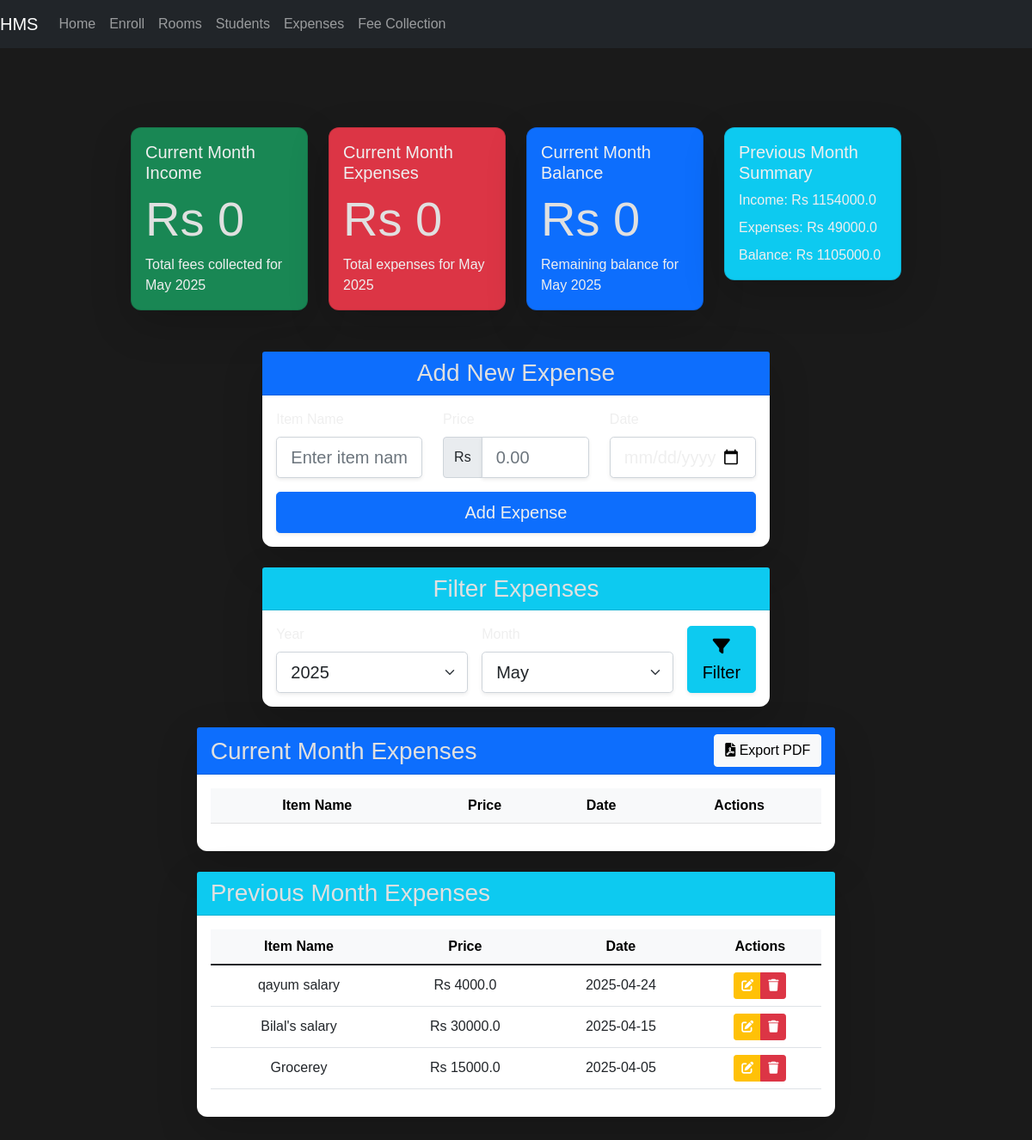
The page /expenses (signed in) on the database as committed earlier.
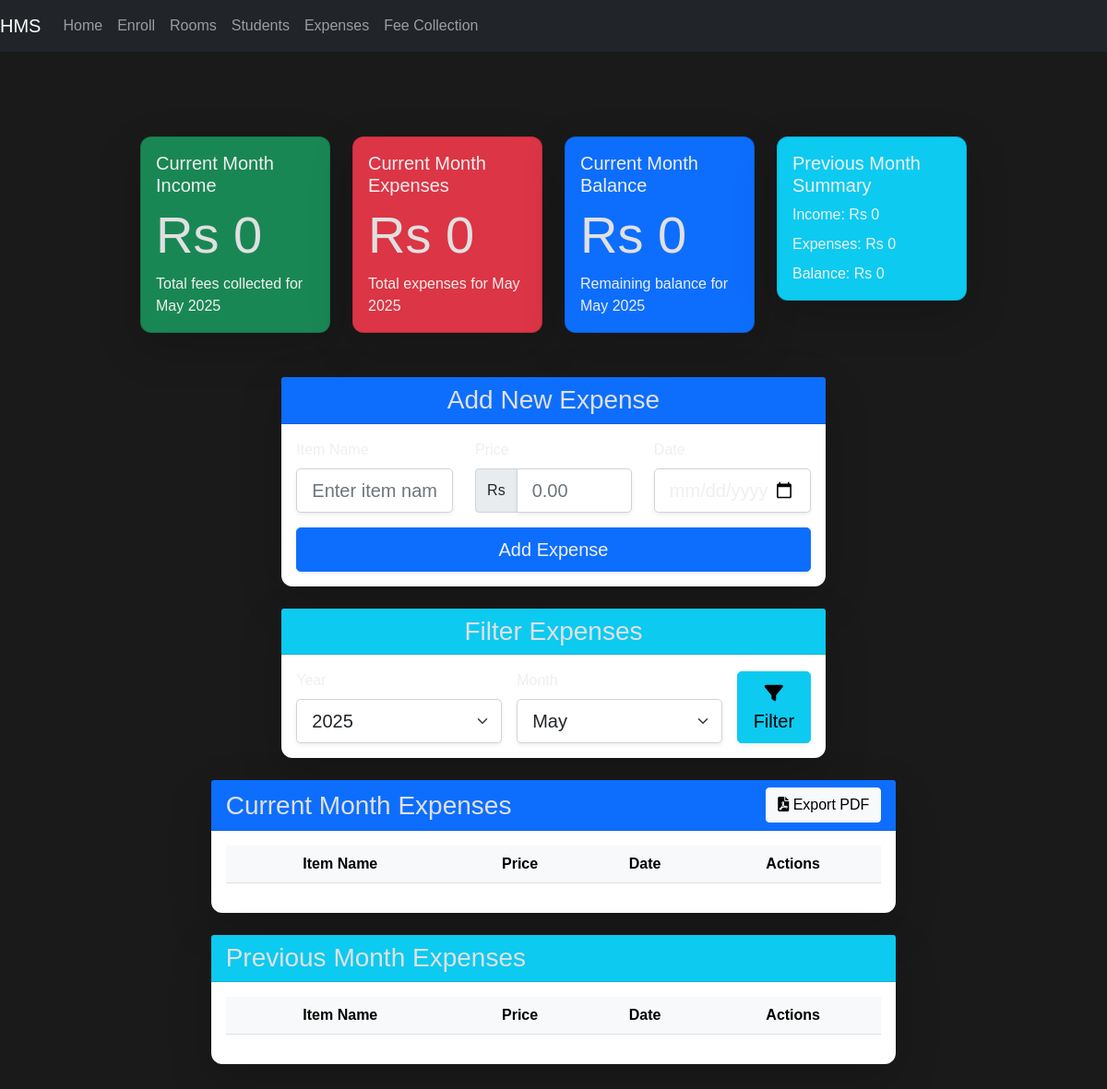
The same page on the database as committed later.
### models.py (models this page shows, shortened)
class Expense(db.Model):
    id = db.Column(db.Integer, primary_key=True)
    item_name = db.Column(db.String(100), nullable=False)
    price = db.Column(db.Float, nullable=False)
    date = db.Column(db.DateTime, nullable=False, default=datetime.utcnow)  # DateTime for precise date
    user_id = db.Column(db.Integer, db.ForeignKey('admin.id'), nullable=False)  # Foreign key to Admin
    user = relationship('Admin', backref='expenses')  # Relationship with Admin model

### app.py (the view, shortened to what this page needs)
@app.route('/expenses', methods=['GET', 'POST'])
@login_required
def expenses():
    form = ExpenseForm()
    month = request.args.get('month', datetime.now().month, type=int)
    year = request.args.get('year', datetime.now().year, type=int)
    prev_month = month - 1 if month > 1 else 12
    prev_year = year if month > 1 else year - 1
    expenses_current = Expense.query.filter(
        extract('year', Expense.date) == year,
        extract('month', Expense.date) == month
    ).order_by(Expense.date.desc()).all()
    expenses_previous = Expense.query.filter(
        extract('year', Expense.date) == prev_year,
        extract('month', Expense.date) == prev_month
    ).order_by(Expense.date.desc()).all()
    total_expenses_current = sum(expense.price for expense in expenses_current)
    total_expenses_previous = sum(expense.price for expense in expenses_previous)
    fee_records_current = FeeRecord.query.filter(
        extract('year', FeeRecord.date_paid) == year,
        extract('month', FeeRecord.date_paid) == month
    ).all()
    total_income_current = sum(record.amount for record in fee_records_current)
    fee_records_previous = FeeRecord.query.filter(
        extract('year', FeeRecord.date_paid) == prev_year,
        extract('month', FeeRecord.date_paid) == prev_month
    ).all()
    total_income_previous = sum(record.amount for record in fee_records_previous)
    remaining_balance_current = total_income_current - total_expenses_current
    remaining_balance_previous = total_income_previous - total_expenses_previous
    return render_template('expenses.html',
                         form=form,
                         expenses_current=expenses_current,
                         expenses_previous=expenses_previous,
                         total_expenses_current=total_expenses_current,
                         total_expenses_previous=total_expenses_previous,
                         total_income_current=total_income_current,
                         total_income_previous=total_income_previous,
                         remaining_balance_current=remaining_balance_current,
                         remaining_balance_previous=remaining_balance_previous,
                         current_month=month,
                         current_year=year,
                         prev_month=prev_month,
                         prev_year=prev_year,
                         month_names=month_name)

### forms.py
class ExpenseForm(FlaskForm):
    item_name = StringField('Item Name', validators=[DataRequired()])
    price = FloatField('Price', validators=[DataRequired(), NumberRange(min=0)])
    date = DateField('Date', validators=[DataRequired()])  # DateField added to ExpenseForm
    submit = SubmitField('Add Expense')

### app.py (called while the page is built)
@login_manager.user_loader
def load_user(user_id):
    return Admin.query.get(int(user_id))

### templates/expenses.html (shortened to what this page needs)
{% extends 'base.html' %}
{% block content %}
<div class="container-fluid mt-4">
    <div class="row">
        <div class="col-md-3">
            <div class="card bg-success text-white mb-4 shadow-lg" style="animation: slideInLeft 0.5s;">
                <div class="card-body">
                    <h5 class="card-title">Current Month Income</h5>
                    <h2 class="display-4">Rs {{ total_income_current }}</h2>
                    <p class="mb-0">Total fees collected for {{ month_names[current_month] }} {{ current_year }}</p>
                </div>
            </div>
        </div>
        <div class="col-md-3">
            <div class="card bg-danger text-white mb-4 shadow-lg" style="animation: slideInUp 0.5s;">
                <div class="card-body">
                    <h5 class="card-title">Current Month Expenses</h5>
                    <h2 class="display-4">Rs {{ total_expenses_current }}</h2>
                    <p class="mb-0">Total expenses for {{ month_names[current_month] }} {{ current_year }}</p>
                </div>
            </div>
        </div>
        <div class="col-md-3">
            <div class="card bg-primary text-white mb-4 shadow-lg" style="animation: slideInUp 0.5s;">
                <div class="card-body">
                    <h5 class="card-title">Current Month Balance</h5>
                    <h2 class="display-4">Rs {{ remaining_balance_current }}</h2>
                    <p class="mb-0">Remaining balance for {{ month_names[current_month] }} {{ current_year }}</p>
                </div>
            </div>
        </div>
        <div class="col-md-3">
            <div class="card bg-info text-white mb-4 shadow-lg" style="animation: slideInRight 0.5s;">
                <div class="card-body">
                    <h5 class="card-title">Previous Month Summary</h5>
                    <p class="mb-2">Income: Rs {{ total_income_previous }}</p>
                    <p class="mb-2">Expenses: Rs {{ total_expenses_previous }}</p>
                    <p class="mb-0">Balance: Rs {{ remaining_balance_previous }}</p>
                </div>
            </div>
        </div>
    </div>
</div>
<div class="container-fluid mt-4">
    <div class="row justify-content-center">
        <div class="col-md-8">
            <div class="card shadow-lg border-0 rounded-lg" style="animation: fadeIn 0.5s;">
                <div class="card-header bg-primary text-white">
                    <h3 class="text-center mb-0">Add New Expense</h3>
                </div>
                <div class="card-body">
                    <form method="POST" action="{{ url_for('expenses') }}" class="needs-validation" novalidate>
                        <div class="row">
                            <div class="col-md-4 mb-3">
                                <label for="item_name" class="form-label">Item Name</label>
                                {{ form.item_name(class="form-control form-control-lg shadow-sm", placeholder="Enter item name", required="required") }}
                            </div>
                            <div class="col-md-4 mb-3">
                                <label for="price" class="form-label">Price</label>
                                <div class="input-group">
                                    <span class="input-group-text">Rs</span>
                                    {{ form.price(class="form-control form-control-lg shadow-sm", placeholder="0.00", required="required") }}
                                </div>
                            </div>
                            <div class="col-md-4 mb-3">
                                <label for="date" class="form-label">Date</label>
                                {{ form.date(class="form-control form-control-lg shadow-sm", type="date", required="required") }}
                            </div>
                        </div>
                        <div class="d-grid gap-2">
                            {{ form.submit(class="btn btn-primary btn-lg shadow-sm") }}
                        </div>
                    </form>
                </div>
            </div>
        </div>
    </div>
</div>
<div class="container-fluid mt-4">
    <div class="row justify-content-center">
        <div class="col-md-8">
            <div class="card shadow-lg border-0 rounded-lg" style="animation: fadeIn 0.5s;">
                <div class="card-header bg-info text-white">
                    <h3 class="text-center mb-0">Filter Expenses</h3>
                </div>
                <div class="card-body">
                    <form method="GET" action="{{ url_for('expenses') }}" class="row g-3">
                        <div class="col-md-5">
                            <label for="year" class="form-label">Year</label>
                            <select name="year" id="year" class="form-select form-select-lg shadow-sm">
                                {% for y in range(current_year - 5, current_year + 1) %}
                                    <option value="{{ y }}" {% if y == current_year %}selected{% endif %}>{{ y }}</option>
                                {% endfor %}
                            </select>
                        </div>
                        <div class="col-md-5">
                            <label for="month" class="form-label">Month</label>
                            <select name="month" id="month" class="form-select form-select-lg shadow-sm">
                                {% for m in range(1, 13) %}
                                    <option value="{{ m }}" {% if m == current_month %}selected{% endif %}>{{ month_names[m] }}</option>
                                {% endfor %}
                            </select>
                        </div>
                        <div class="col-md-2 d-flex align-items-end">
                            <button type="submit" class="btn btn-info btn-lg w-100 shadow-sm">
                                <i class="fas fa-filter"></i> Filter
                            </button>
                        </div>
                    </form>
                </div>
            </div>
        </div>
    </div>
</div>
<div class="container-fluid mt-4">
    <div class="row justify-content-center">
        <div class="col-md-10">
            <div class="card shadow-lg border-0 rounded-lg" style="animation: fadeIn 0.5s;">
                <div class="card-header bg-primary text-white d-flex justify-content-between align-items-center">
                    <h3 class="mb-0">Current Month Expenses</h3>
                    <a href="{{ url_for('export_pdf', year=current_year, month=current_month) }}" class="btn btn-light">
                        <i class="fas fa-file-pdf"></i> Export PDF
                    </a>
                </div>
                <div class="card-body">
                    <div class="table-responsive">
                        <table class="table table-hover">
                            <thead class="table-light">
                                <tr>
                                    <th>Item Name</th>
                                    <th>Price</th>
                                    <th>Date</th>
                                    <th>Actions</th>
                                </tr>
                            </thead>
                        </table>
                    </div>
                </div>
            </div>
        </div>
    </div>
</div>
<div class="container-fluid mt-4">
    <div class="row justify-content-center">
        <div class="col-md-10">
            <div class="card shadow-lg border-0 rounded-lg" style="animation: fadeIn 0.5s;">
                <div class="card-header bg-info text-white">
                    <h3 class="mb-0">Previous Month Expenses</h3>
                </div>
                <div class="card-body">
                    <div class="table-responsive">
                        <table class="table table-hover">
                            <thead class="table-light">
                                <tr>
                                    <th>Item Name</th>
                                    <th>Price</th>
                                    <th>Date</th>
                                    <th>Actions</th>
                                </tr>
                            </thead>
                            <tbody>
                                {% for expense in expenses_previous %}
                                <tr class="align-middle">
                                    <td>{{ expense.item_name }}</td>
                                    <td>Rs {{ expense.price }}</td>
                                    <td>{{ expense.date.strftime('%Y-%m-%d') }}</td>
                                    <td>
                                        <div class="btn-group" role="group">
                                            <button type="button" class="btn btn-sm btn-warning" data-bs-toggle="modal" data-bs-target="#editModal{{ expense.id }}" title="Edit">
                                                <i class="fas fa-edit"></i>
                                            </button>
                                            <button type="button" class="btn btn-sm btn-danger" data-bs-toggle="modal" data-bs-target="#deleteModal{{ expense.id }}" title="Delete">
                                                <i class="fas fa-trash"></i>
                                            </button>
                                        </div>
                                    </td>
                                </tr>
                                {% endfor %}
                            </tbody>
                        </table>
                    </div>
                </div>
            </div>
        </div>
    </div>
</div>
<link rel="stylesheet" href="https://cdnjs.cloudflare.com/ajax/libs/font-awesome/6.0.0/css/all.min.css">
{% endblock %}

### templates/base.html (shortened to what this page needs)
<!DOCTYPE html>
<html lang="en">
<head>
    <link href="https://cdn.jsdelivr.net/npm/bootstrap@5.1.3/dist/css/bootstrap.min.css" rel="stylesheet">
    <link rel="stylesheet" href="{{ url_for('static', filename='style.css') }}">
</head>
<body>
    <nav class="navbar navbar-expand-lg navbar-dark bg-dark">
      <a class="navbar-brand" href="{{ url_for('home') }}">HMS</a>
      <div class="collapse navbar-collapse" id="navbarNav">
          <ul class="navbar-nav">
              <li class="nav-item active"><a class="nav-link" href="{{ url_for('admin_dashboard') }}">Home</a></li>
              <li class="nav-item"><a class="nav-link" href="{{ url_for('enroll') }}">Enroll</a></li>
              <li class="nav-item"><a class="nav-link" href="{{ url_for('rooms') }}">Rooms</a></li>
              <li class="nav-item"><a class="nav-link" href="{{ url_for('students') }}">Students</a></li>
              <li class="nav-item"><a class="nav-link" href="{{ url_for('expenses') }}">Expenses</a></li>
              <li class="nav-item"><a class="nav-link" href="{{ url_for('collect_fee') }}">Fee Collection</a></li>
            </ul>
      </div>
    </nav>
    <div class="container mt-5">
        {% block content %}{% endblock %}
    </div>
</body>
</html>

### static/style.css (style rules this page uses)
body { font-family: Arial, sans-serif; background-color: #1a1a1a; color: white; margin: 0; padding: 0; }
h1, h2, h3, h4, h5, h6 { color: #e0e0e0; }
.container { width: 80%; margin: 0 auto; padding: 20px; }
.card { box-shadow: 0 4px 8px rgba(0, 0, 0, 0.1); border-radius: 12px; color: black !important; }
.btn-primary, .btn-danger { transition: transform 0.2s ease-in-out; }
.table th, .table td { vertical-align: middle; text-align: center; }
.card-body, .card-title, .form-label, input { color: rgb(239, 239, 239) !important; }

### templates/expenses.html (style rules this page uses)
.card { transition: transform 0.3s ease; }

Rows that differ between the two databases and show on the page:
removed Expense: item_name "qayum salary", price "4000.0", date "2025-04-24"
removed Expense: item_name "Bilal's salary", price "30000.0", date "2025-04-15"
removed Expense: item_name "Grocerey", price "15000.0", date "2025-04-05"
Other text that changed with them:
{{ total_income_previous }}: "1154000.0" → "0"
{{ total_expenses_previous }}: "49000.0" → "0"
{{ remaining_balance_previous }}: "1105000.0" → "0"
